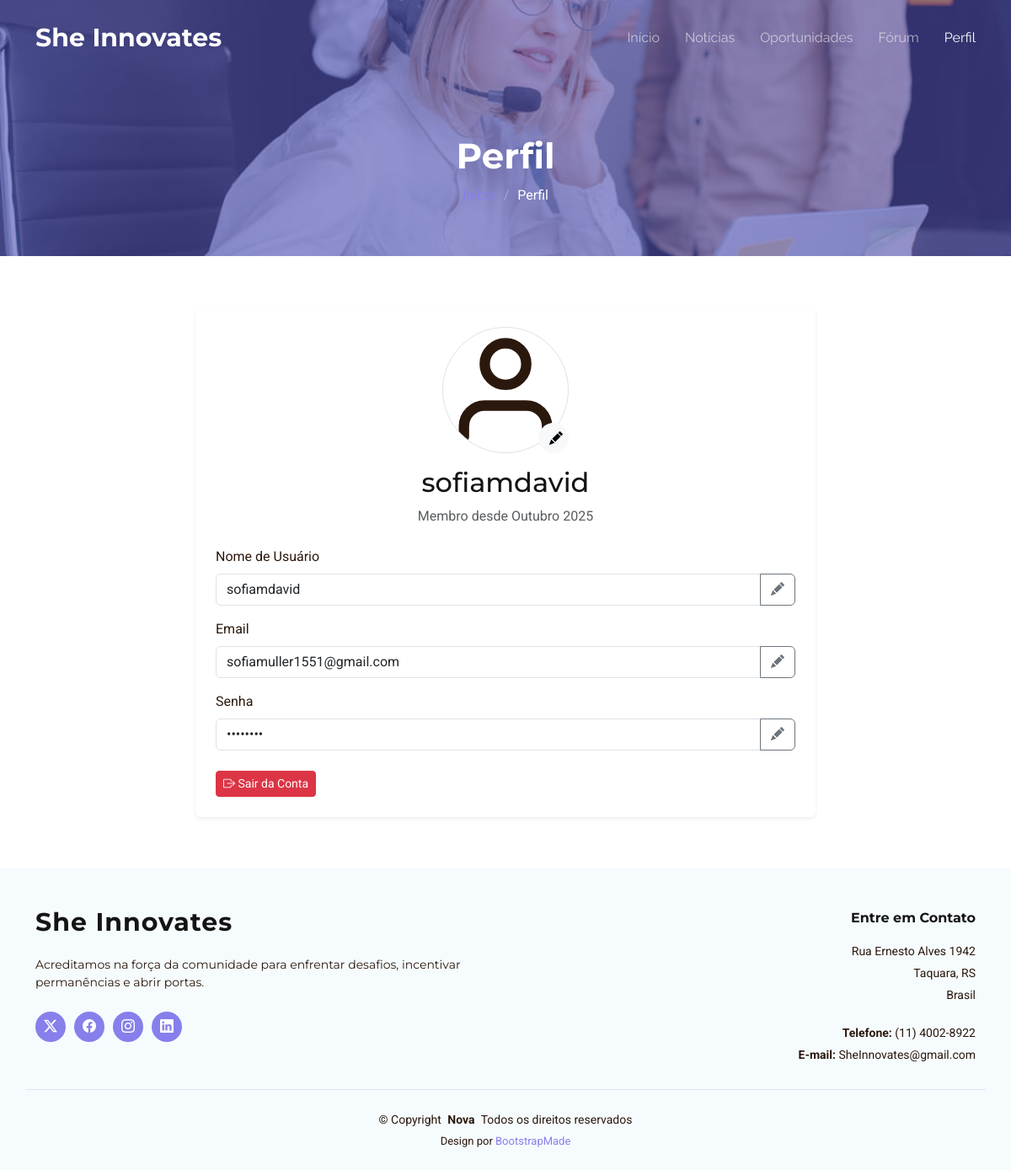
Page /Back-End-Projeto-Integrador/UserCadastrado/perfilUserCad.php (signed in) on the committed database.
### tables this page shows
CREATE TABLE `usuarios` (
  `usuario_id` int NOT NULL,
  `nome_usuario` varchar(50) NOT NULL,
  `email` varchar(100) NOT NULL,
  `senha` varchar(255) NOT NULL,
  `is_admin` tinyint(1) NOT NULL DEFAULT '0',
  `data_cadastro` timestamp NULL DEFAULT CURRENT_TIMESTAMP
);

### Back-End-Projeto-Integrador/UserCadastrado/perfilUserCad.php (the view, shortened to what this page needs)
<?php
require("../Include/conexao.php");
$usuario_id = $_SESSION['usuario_id'];
$sql = "SELECT usuario_id, nome_usuario, email, is_admin, data_cadastro FROM usuarios WHERE usuario_id = ?";
$stmt = mysqli_prepare($con, $sql);
mysqli_stmt_bind_param($stmt, "i", $usuario_id);
mysqli_stmt_execute($stmt);
$result = mysqli_stmt_get_result($stmt);
$usuario = mysqli_fetch_assoc($result);
if (isset($usuario['data_cadastro']) && !empty($usuario['data_cadastro'])) {
    $data_cadastro = date('F Y', strtotime($usuario['data_cadastro']));
    $meses_ingles = array('January', 'February', 'March', 'April', 'May', 'June', 'July', 'August', 'September', 'October', 'November', 'December');
    $meses_portugues = array('Janeiro', 'Fevereiro', 'Março', 'Abril', 'Maio', 'Junho', 'Julho', 'Agosto', 'Setembro', 'Outubro', 'Novembro', 'Dezembro');
    $data_cadastro = str_replace($meses_ingles, $meses_portugues, $data_cadastro);
}
?>
<!DOCTYPE html>
<html lang="pt-BR">
<head>
  <?php
  require("../Include/hrefCssHead.php");
  ?>
</head>
<body class="contact-page">
<?php
require_once __DIR__ . '/../Include/menuADM.php';
?>
  <main class="main">
    <div class="page-title dark-background" data-aos="fade" style="background-image: url(../assets/img/services.jpg);">
      <div class="container">
        <h1>Perfil</h1>
        <nav class="breadcrumbs">
          <ol>
            <li><a href="inicioUserCad.html">Início</a></li>
            <li class="current">Perfil</li>
          </ol>
        </nav>
      </div>
    </div>
    <section class="profile-section">
    <div class="container" data-aos="fade-up">
        <div class="row justify-content-center">
        <div class="col-lg-8">
            <div class="profile-card shadow-sm p-4 rounded">
            <div class="text-center mb-4">
                <div class="position-relative d-inline-block">
                <div class="profile-picture-circle" style="width: 150px; height: 150px;">
                </div>
                <button class="btn btn-light rounded-circle position-absolute bottom-0 end-0"
                        style="width: 36px; height: 36px;"
                        data-bs-toggle="modal" data-bs-target="#editPhotoModal">
                    <i class="bi bi-pencil-fill"></i>
                </button>
                </div>
                <h2 class="mt-3" id="profile-name"><?php echo htmlspecialchars($usuario['nome_usuario']); ?></h2>
                <p class="text-muted">Membro desde <?php echo $data_cadastro; ?></p>
            </div>
              <form>
                <div class="mb-3">
                  <label for="username" class="form-label">Nome de Usuário</label>
                  <div class="input-group">
                    <input type="text" class="form-control" id="username" value="<?php echo htmlspecialchars($usuario['nome_usuario']); ?>" readonly>
                    <button class="btn btn-outline-secondary" type="button" data-bs-toggle="modal" data-bs-target="#editUsernameModal">
                      <i class="bi bi-pencil-fill"></i>
                    </button>
                  </div>
                </div>
                <div class="mb-3">
                  <label for="email" class="form-label">Email</label>
                  <div class="input-group">
                    <input type="email" class="form-control" id="email" value="<?php echo htmlspecialchars($usuario['email']); ?>" readonly>
                    <button class="btn btn-outline-secondary" type="button" data-bs-toggle="modal" data-bs-target="#editEmailModal">
                      <i class="bi bi-pencil-fill"></i>
                    </button>
                  </div>
                </div>
                <div class="mb-3">
                  <label for="password" class="form-label">Senha</label>
                  <div class="input-group">
                    <input type="password" class="form-control" id="password" value="********" readonly>
                    <button class="btn btn-outline-secondary" type="button" data-bs-toggle="modal" data-bs-target="#editPasswordModal">
                      <i class="bi bi-pencil-fill"></i>
                    </button>
                  </div>
                </div>
                  <div class="mt-4 text-start">
                    <a href="../login/logout.php" class="btn btn-danger btn-sm">
                      <i class="bi bi-box-arrow-right"></i> Sair da Conta
                    </a>
                  </div>
                </div>
            </div>
          </div>
        </div>
    </section>
  </main>
  <footer id="footer" class="footer light-background">
    <?php
      require("../Include/footer.php");
    ?>
  </footer>
</body>
</html>

### assets/css/main.css (style rules this page uses)
:root { --default-font: "Roboto", system-ui, -apple-system, "Segoe UI", Roboto, "Helvetica Neue", Arial, "Noto Sans", "Liberation Sans", sans-serif, "Apple Color Emoji", "Segoe UI Emoji", "Segoe UI Symbol", "Noto Color Emoji"; --heading-font: "Montserrat", sans-serif; --nav-font: "Raleway", sans-serif; }
:root { --background-color: #ffffff; --default-color: #2b180d; --heading-color: #141414; --accent-color: #877feb; --surface-color: #ffffff; --contrast-color: #ffffff; }
:root { --nav-color: rgba(255, 255, 255, 0.6); --nav-hover-color: #ffffff; --nav-mobile-background-color: #ffffff; --nav-dropdown-background-color: #ffffff; --nav-dropdown-color: #212529; --nav-dropdown-hover-color: #56b8e6; }
.light-background { --background-color: #f6fcfe; --surface-color: #ffffff; }
.dark-background { --background-color: #4d4eb2; --default-color: #ffffff; --heading-color: #ffffff; --surface-color: #254160; --contrast-color: #ffffff; }
:root { scroll-behavior: smooth; }
body { color: var(--default-color); background-color: var(--background-color); font-family: var(--default-font); }
a { color: var(--accent-color); text-decoration: none; transition: 0.3s; }
h1, h2, h3, h4, h5, h6 { color: var(--heading-color); font-family: var(--heading-font); }
.footer { color: var(--default-color); background-color: var(--background-color); font-size: 14px; position: relative; }
.page-title { color: var(--default-color); background-color: var(--background-color); background-size: cover; background-position: center; background-repeat: no-repeat; padding: 160px 0 60px 0; text-align: center; position: relative; }
.page-title:before { content: ""; background-color: color-mix(in srgb, var(--background-color), transparent 40%); position: absolute; inset: 0; }
.page-title .container { position: relative; }
.page-title h1 { font-size: 42px; font-weight: 700; margin-bottom: 10px; }
.page-title .breadcrumbs ol { display: flex; flex-wrap: wrap; list-style: none; justify-content: center; padding: 0; margin: 0; font-size: 16px; font-weight: 400; }
.page-title .breadcrumbs ol li+li { padding-left: 10px; }
.page-title .breadcrumbs ol li+li::before { content: "/"; display: inline-block; padding-right: 10px; color: color-mix(in srgb, var(--default-color), transparent 70%); }
section, .section { color: var(--default-color); background-color: var(--background-color); padding: 60px 0; scroll-margin-top: 100px; overflow: clip; }
.page-title { background-size: cover; background-position: center; }

### rows in the picture
usuarios: nome_usuario "sofiamdavid", data_cadastro "Outubro 2025", email "sofiamuller1551@gmail.com"
